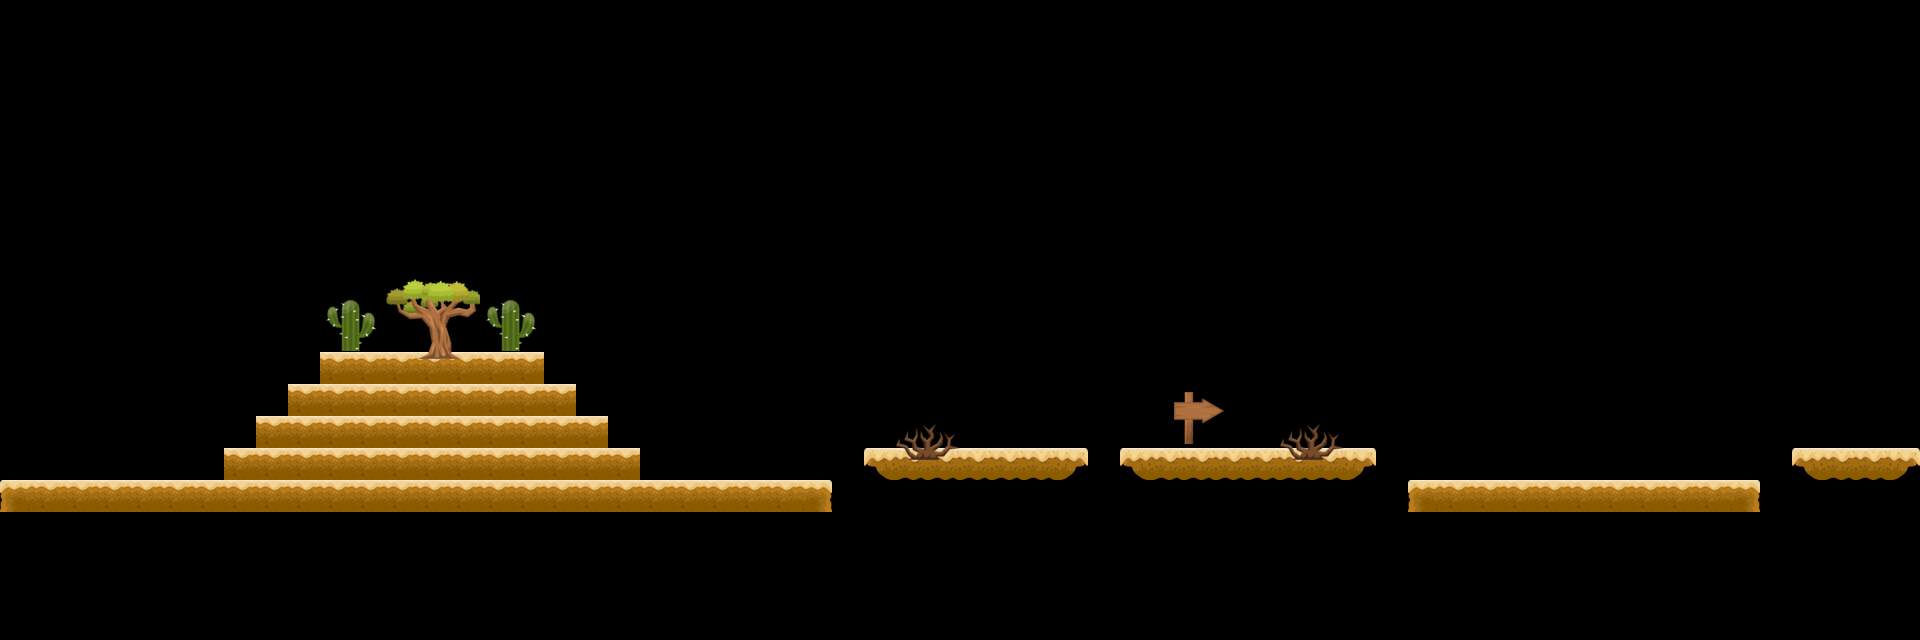

Tiled map render using the project's own tile images. Description and the map definition, with tile-layer contents summarised, below:
An orthogonal 60x20 tile map with 32x32 px tiles, 2 tile layers (GroundLayer, BackgroundLayer).

<map version="1.2" tiledversion="1.2.3" orientation="orthogonal" renderorder="right-down" width="60" height="20" tilewidth="32" tileheight="32" infinite="0" nextlayerid="3" nextobjectid="1">
 <tileset firstgid="1" name="1234" tilewidth="32" tileheight="32" tilecount="225" columns="15">
  <image source="1234.png" width="500" height="496" />
 </tileset>
 <layer id="1" name="GroundLayer" width="60" height="20">
  <data>[1200 cells, 96 non-empty, 6 distinct tile ids]</data>
 </layer>
 <layer id="2" name="BackgroundLayer" width="60" height="20">
  <data>[1200 cells, 35 non-empty, 26 distinct tile ids]</data>
 </layer>
</map>